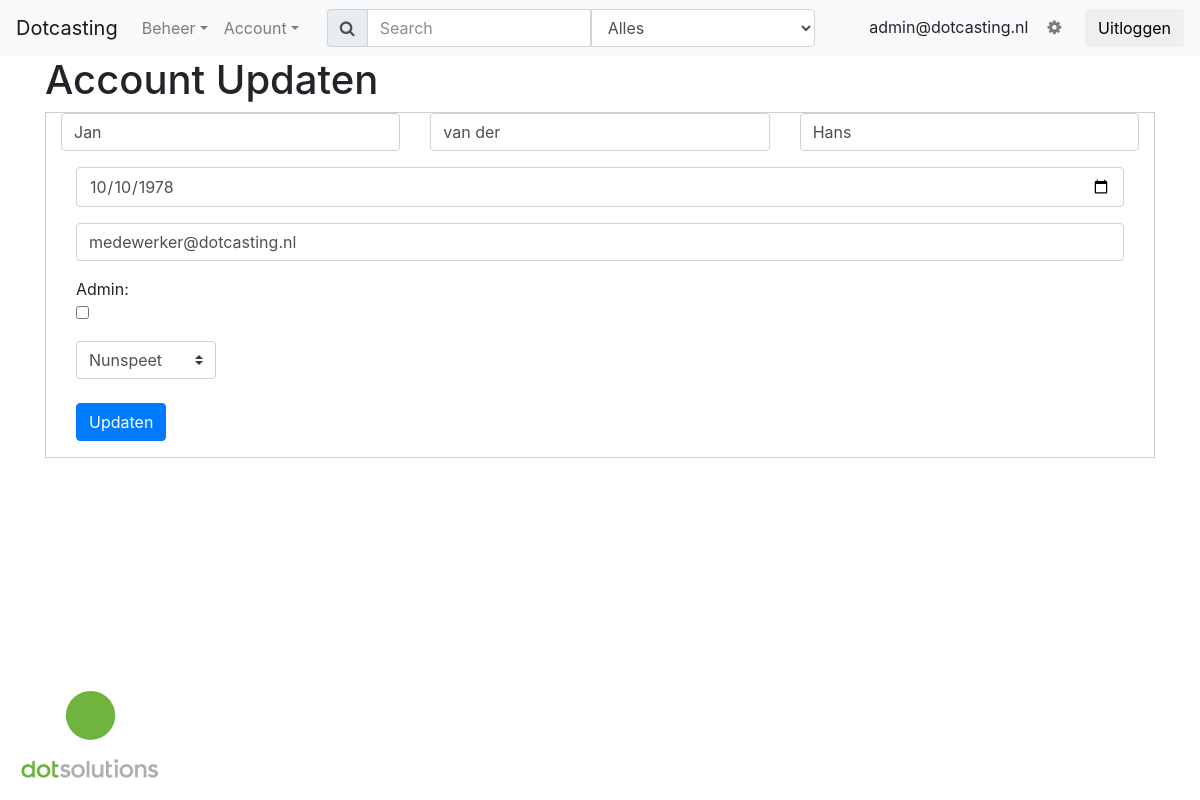
Page /dashboard/users/update_user.php?user_id=6 (signed in) on the earlier database version.
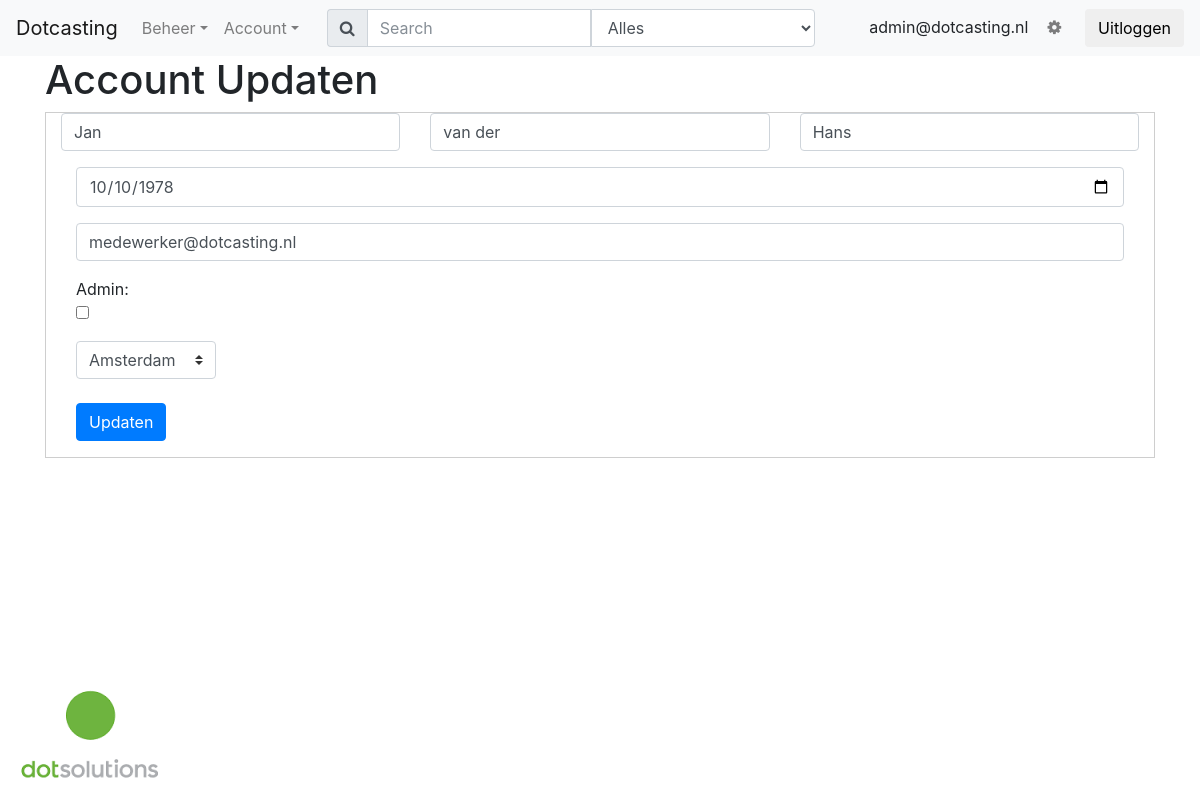
Same page on the later database version.
### tables this page shows
CREATE TABLE IF NOT EXISTS `user` (
  `user_id` int(11) NOT NULL AUTO_INCREMENT,
  `first_name` varchar(255) NOT NULL,
  `insertion` varchar(255) DEFAULT NULL,
  `last_name` varchar(255) NOT NULL,
  `birthday` date NOT NULL,
  `email` varchar(255) NOT NULL,
  `password` varchar(255) NOT NULL,
  `admin` tinyint(1) NOT NULL DEFAULT '0',
  `location` int(11) NOT NULL,
  `file_id` int(11) DEFAULT NULL,
  PRIMARY KEY (`user_id`),
  KEY `FK_persoon_locaties` (`location`),
  KEY `FK_user_file` (`file_id`),
  FULLTEXT KEY `email` (`email`),
  FULLTEXT KEY `first_name` (`first_name`),
  FULLTEXT KEY `last_name` (`last_name`),
  CONSTRAINT `FK_persoon_locaties` FOREIGN KEY (`location`) REFERENCES `location` (`location_id`) ON DELETE NO ACTION ON UPDATE NO ACTION,
  CONSTRAINT `FK_user_file` FOREIGN KEY (`file_id`) REFERENCES `file` (`file_id`) ON DELETE NO ACTION ON UPDATE NO ACTION
);

### dashboard/include/framework.php (called while the page is built, shortened)
<?php
function GetDatabaseConnection(){
	try{
		$host = "localhost";
		$username = "root";
		$password = "";
		$db = "dotcasting";
		return $conn = new PDO("mysql:dbname=$db;host=$host", $username, $password);
	}
	catch(PDOException $ex){
		die("<div class='alert alert-danger' role='alert'><strong>Error:</strong> kan geen verbinding maken</div>");
	}
}
?>

### dashboard/users/update_user.php (the view, shortened to what this page needs)
<?php
include '../include/framework.php';
?>
<!DOCTYPE html>
<html>
<head>
	<?php include '../include/css.php'; ?>
	<link rel="stylesheet" type="text/css" href="../../css/style.css">
	<link rel="stylesheet" type="text/css" href="../../css/bootstrap.min.css">
</head>
<body>
<?php include '../include/navbar.php'; ?>
<div class="container">
	<h1>Account Updaten</h1>
		<?php
	$voornaam="";
	$tussenvoegsel="";
	$achternaam="";
	$email="";
	$locatie="";
	$admin=0;
	if(isset($_GET["user_id"]) && $_GET["user_id"] != ""){
	$user_id = $_GET["user_id"];
		$string = ("SELECT * FROM user WHERE user_id=" . $user_id);
		$query = GetDatabaseConnection()->prepare($string);
		$query->execute();
		if ($row = $query->fetch()) {
			$voornaam = $row["first_name"];
			$tussenvoegsel = $row["insertion"];
			$achternaam = $row["last_name"];
			$geboortedatum = $row["birthday"];
			$email = $row["email"];
			$admin = $row["admin"];
			$locatie = $row["location"];
		}
			}
		?>
	<div class="container-fluid" style="border: 1px solid #cecece;"	>
	 <form class='form-horizontal' action='manage_accounts.php' method='post'>
	 	<div class='form-group'>
	 	<div class='row'>
	 		<div class='col'>
	 			<input type='text' class='form-control' name='voornaam' value="<?= $voornaam ?>">
	 		</div>
	 		<div class='col'>
	 			<input type='text' class='form-control' placeholder='tussenvoegsel' name='tussenvoegsel'value="<?= $tussenvoegsel ?>">
	 		</div>
	 		<div class='col'>
	 			<input type='text' class='form-control' placeholder='Achternaam' name='achternaam'value="<?= $achternaam ?>">
	 		</div>
	 	</div>
	 	</div>
	 	<div class='form-group'>
	 		<div class='col'>
	 			<input type='date' class='form-control' placeholder='verjaardag' name='verjaardag'value="<?= $geboortedatum ?>">
	 		</div>
	 	</div>
	 	<div class='form-group'>
	 		<div class='col'>
	 			<input type='text' class='form-control' placeholder='Email' name='email'value="<?= $email ?>">
	 		</div>
	 	</div>
	 	<div class='form-group'>
	 			<lable class='control-label col-sm-2'>Admin:</lable>
	 		<div class='col'>
	 			<?php
				if( $admin == 1){
				print	"<input type='checkbox' name='admin' checked>";
				}else{
				print	"<input type='checkbox' name='admin'>";
				} ?>
	 		</div>
	 	</div>
	 	<div class='form-group'>
	 		<div class='col'>
	 			<Select class='custom-select' placeholder='Locatie' name='locatie'>
				<?php
				if ($locatie == 1){
				print  "<option>Kies locatie</option>
						<option selected value='1'>Zwolle</option>
						<option value='2'>Nunspeet</option>
						<option value='3'>Nieuwleusen</option>
						<option value='4'>Den Haag</option>
						<option value='5'>Amsterdam</option>
						<option value='6'>Hoogeveen</option>";
				}elseif($locatie == 2){
				print  "<option>Kies locatie</option>
						<option value='1'>Zwolle</option>
						<option selected value='2'>Nunspeet</option>
						<option value='3'>Nieuwleusen</option>
						<option value='4'>Den Haag</option>
						<option value='5'>Amsterdam</option>
						<option value='6'>Hoogeveen</option>";
				}elseif($locatie == 5){
					print  "<option>Kies locatie</option>
							<option value='1'>Zwolle</option>
							<option value='2'>Nunspeet</option>
							<option value='3'>Nieuwleusen</option>
							<option value='4'>Den Haag</option>
							<option selected value='5'>Amsterdam</option>
							<option value='6'>Hoogeveen</option>";
				}
				?>
	 			</select>
	 	</div>
	 	<div class='form-group'>
	 		<div class='col'>
	 			<button type='submit' class='btn btn-primary' name='Updaten'>Updaten</button>
	 		</div>
	 	</div>
	 </form>
	 </div>
	 </div>
<?php
include '../include/footer.php';
?>
</body>
</html>

Differences in the rows shown:
changed user "Jan": locatie "Nunspeet" → "Amsterdam"
